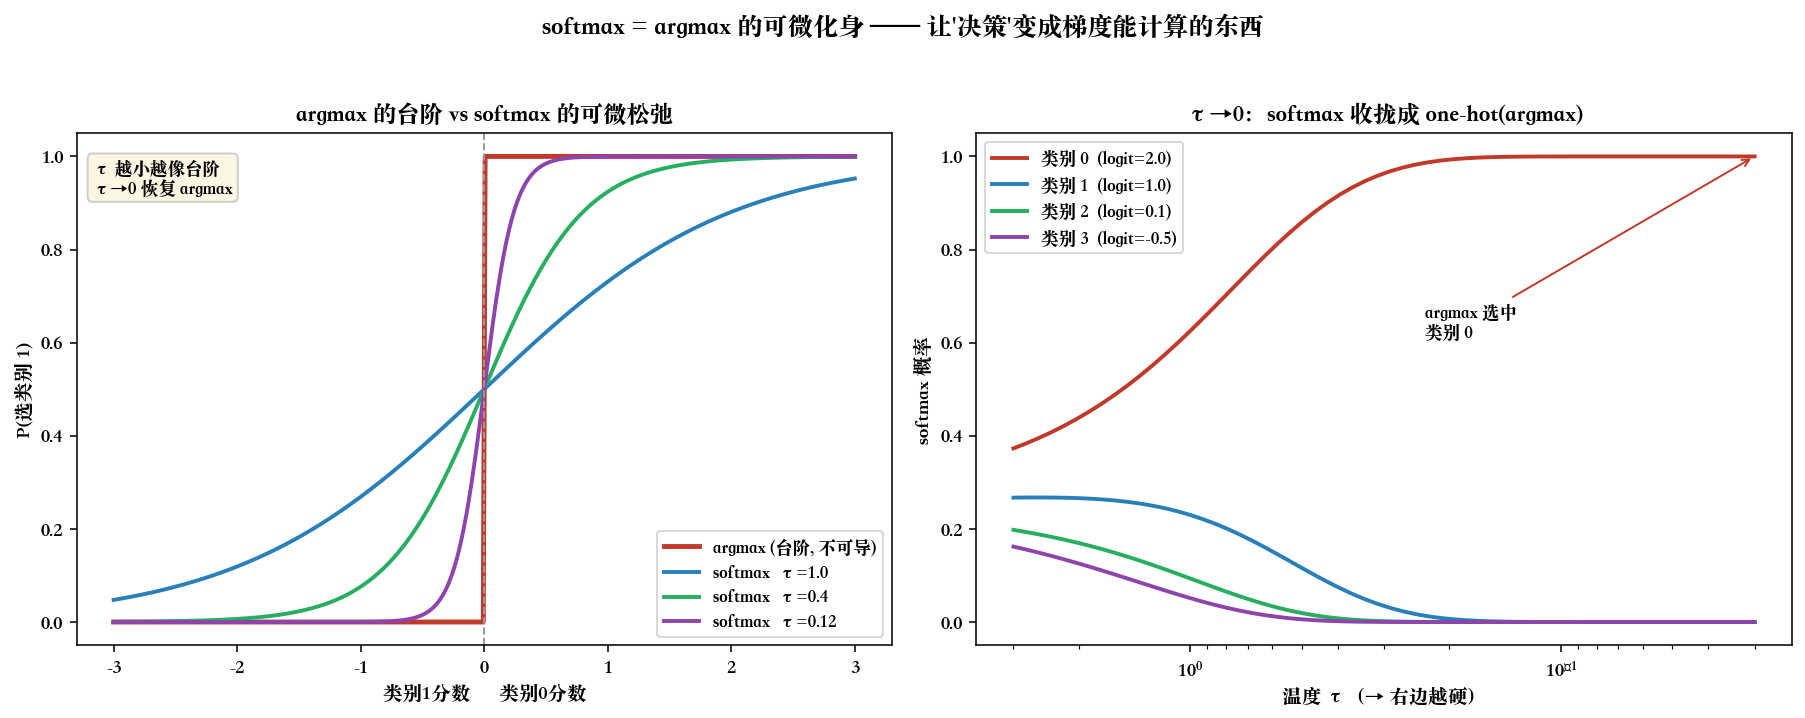

Write the Python code that produced this figure.
"""argmax_vs_softmax.py
================================================================================
Chapter 0.96.4 · 为什么输出层要套 softmax？（本章核心脚本）

神经网络最终要做离散决策（这是猫还是狗？）。最诚实的写法是 argmax，
但 argmax 是一个台阶函数：导数几乎处处为 0、跳变点不可导 —— 梯度无处可流。

而训练 = 用梯度下降找 ∇L=0 的不动点（Chapter 0.9.4）。如果导数处处为 0，
这个"沿导数一步步走"的计算根本跑不起来。于是我们把决策换成它的
**连续、可微、因而可被梯度计算的**版本 —— softmax：

    softmax(z)_i = exp(z_i / τ) / Σ_j exp(z_j / τ)

关键性质：温度 τ → 0 时，softmax 连续地退化回 argmax。
所以 softmax = argmax 的一个可微家族。"连续性"不是洁癖，是让梯度这台
计算机能跑起来的工程前提。

可视化：
  左图 —— 二类分数沿一维扫描，argmax 的台阶 vs 不同温度 softmax 的平滑曲线
  右图 —— 固定一组 logits，看 τ→0 时 softmax 概率如何收拢成 one-hot(argmax)

运行：  python ch00_96_computability/argmax_vs_softmax.py
================================================================================
"""

import numpy as np
import matplotlib.pyplot as plt


def softmax(z, tau=1.0):
    z = np.asarray(z, dtype=float) / tau
    e = np.exp(z - z.max(axis=-1, keepdims=True))   # 减最大值仅为数值稳定
    return e / e.sum(axis=-1, keepdims=True)


def main():
    fig, (axL, axR) = plt.subplots(1, 2, figsize=(13, 5.2))

    # ---- 左：二类决策沿一维扫描 -------------------------------------------
    # 类别 0 的分数固定为 0，类别 1 的分数 z1 从 -3 扫到 +3
    z1 = np.linspace(-3, 3, 400)
    logits = np.stack([np.zeros_like(z1), z1], axis=1)

    hard = (z1 > 0).astype(float)         # argmax：选类别 1 的概率（台阶）
    axL.plot(z1, hard, color="#c0392b", lw=2.5, label="argmax (台阶, 不可导)")

    for tau, c in [(1.0, "#2980b9"), (0.4, "#27ae60"), (0.12, "#8e44ad")]:
        p1 = softmax(logits, tau)[:, 1]
        axL.plot(z1, p1, lw=2, color=c, label=f"softmax  τ={tau}")

    axL.axvline(0, color="#999", ls="--", lw=1)
    axL.set_title("argmax 的台阶 vs softmax 的可微松弛", fontweight="bold")
    axL.set_xlabel("类别1分数 − 类别0分数")
    axL.set_ylabel("P(选类别 1)")
    axL.legend(fontsize=9)
    axL.text(0.02, 0.95,
             "τ 越小越像台阶\nτ→0 恢复 argmax",
             transform=axL.transAxes, va="top", fontsize=9,
             bbox=dict(boxstyle="round", fc="#fdf6e3", ec="#ccc"))

    # ---- 右：固定 logits，扫温度，看概率收拢成 one-hot ---------------------
    z = np.array([2.0, 1.0, 0.1, -0.5])
    taus = np.logspace(np.log10(3.0), np.log10(0.03), 60)
    probs = np.array([softmax(z, t) for t in taus])   # (T, 4)

    colors = ["#c0392b", "#2980b9", "#27ae60", "#8e44ad"]
    for k in range(len(z)):
        axR.plot(taus, probs[:, k], lw=2, color=colors[k],
                 label=f"类别 {k}  (logit={z[k]})")
    axR.set_xscale("log")
    axR.invert_xaxis()                    # 从"软"走向"硬"
    axR.set_title("τ→0：softmax 收拢成 one-hot(argmax)", fontweight="bold")
    axR.set_xlabel("温度 τ（→ 右边越硬）")
    axR.set_ylabel("softmax 概率")
    axR.legend(fontsize=9)
    axR.annotate("argmax 选中\n类别 0", xy=(taus[-1], probs[-1, 0]),
                 xytext=(0.55, 0.6), textcoords="axes fraction", fontsize=9,
                 arrowprops=dict(arrowstyle="->", color="#c0392b"))

    fig.suptitle("softmax = argmax 的可微化身 —— 让'决策'变成梯度能计算的东西",
                 fontsize=13, fontweight="bold")
    fig.tight_layout(rect=(0, 0, 1, 0.95))
    out = "argmax_vs_softmax.png"
    fig.savefig(out, dpi=140, bbox_inches="tight")
    print(f"图已保存到 {out}")

    print("\n固定 logits =", z)
    for t in [3.0, 1.0, 0.3, 0.05]:
        print(f"  τ={t:<5} softmax = {np.round(softmax(z, t), 3)}")
    print("τ 越小越尖，越接近 one-hot(argmax)。")


if __name__ == "__main__":
    plt.rcParams["font.sans-serif"] = [
        "PingFang SC", "Heiti SC", "Songti SC",
        "Noto Sans CJK SC", "WenQuanYi Zen Hei", "Arial Unicode MS",
    ]
    plt.rcParams["axes.unicode_minus"] = False
    main()
